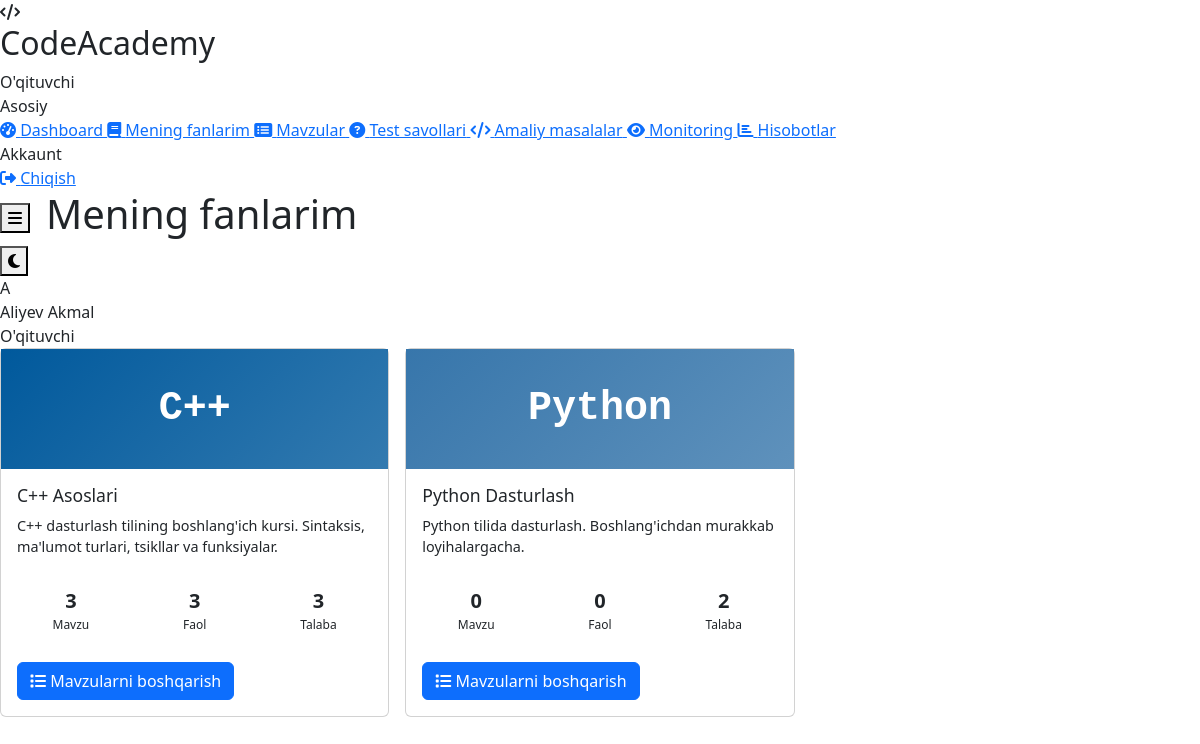
/teacher/my_subjects.php (signed in), run on the app's committed database.
### tables this page shows
CREATE TABLE `users` (
    `id` INT UNSIGNED AUTO_INCREMENT PRIMARY KEY,
    `full_name` VARCHAR(150) NOT NULL,
    `username` VARCHAR(50) NOT NULL UNIQUE,
    `email` VARCHAR(100) NOT NULL UNIQUE,
    `password` VARCHAR(255) NOT NULL,
    `role` ENUM('admin', 'teacher', 'student') NOT NULL DEFAULT 'student',
    `avatar` VARCHAR(255) DEFAULT 'default.png',
    `phone` VARCHAR(20) DEFAULT NULL,
    `status` ENUM('active', 'blocked', 'pending') NOT NULL DEFAULT 'active',
    `language` ENUM('uz', 'ru', 'en') NOT NULL DEFAULT 'uz',
    `last_login` TIMESTAMP NULL DEFAULT NULL,
    `created_at` TIMESTAMP DEFAULT CURRENT_TIMESTAMP,
    `updated_at` TIMESTAMP DEFAULT CURRENT_TIMESTAMP ON UPDATE CURRENT_TIMESTAMP,
    INDEX `idx_role` (`role`),
    INDEX `idx_status` (`status`)
);

CREATE TABLE `subjects` (
    `id` INT UNSIGNED AUTO_INCREMENT PRIMARY KEY,
    `name` VARCHAR(150) NOT NULL,
    `description` TEXT,
    `programming_language` ENUM('cpp', 'java', 'python', 'javascript', 'php', 'csharp') NOT NULL,
    `image` VARCHAR(255) DEFAULT 'default-subject.jpg',
    `created_by` INT UNSIGNED NOT NULL,
    `status` ENUM('active', 'inactive') DEFAULT 'active',
    `created_at` TIMESTAMP DEFAULT CURRENT_TIMESTAMP,
    `updated_at` TIMESTAMP DEFAULT CURRENT_TIMESTAMP ON UPDATE CURRENT_TIMESTAMP,
    FOREIGN KEY (`created_by`) REFERENCES `users`(`id`) ON DELETE CASCADE,
    INDEX `idx_language` (`programming_language`)
);

### includes/auth.php (called while the page is built, shortened)
<?php
require_once __DIR__ . '/db.php';
class Auth {
    public static function isLoggedIn() {
        return true;
    }
    public static function user() {
        return db()->fetchOne("SELECT * FROM users WHERE id = ?", [$_SESSION['user_id']]);
    }
}

### includes/db.php (called while the page is built, shortened)
<?php
class Database {
    private static $instance = null;
    private $pdo;
    private function __construct() {
        try {
            $dsn = "mysql:host=" . DB_HOST . ";dbname=" . DB_NAME . ";charset=" . DB_CHARSET;
            $options = [
                PDO::ATTR_ERRMODE => PDO::ERRMODE_EXCEPTION,
                PDO::ATTR_DEFAULT_FETCH_MODE => PDO::FETCH_ASSOC,
                PDO::ATTR_EMULATE_PREPARES => false,
                PDO::MYSQL_ATTR_INIT_COMMAND => "SET NAMES utf8mb4 COLLATE utf8mb4_unicode_ci"
            ];
            $this->pdo = new PDO($dsn, DB_USER, DB_PASS, $options);
        } catch (PDOException $e) {
            if (DEBUG_MODE) {
                die("Database ulanish xatosi: " . $e->getMessage());
            } else {
                die("Database bilan ulanishda xatolik yuz berdi.");
            }
        }
    }
    public static function getInstance() {
        if (self::$instance === null) {
            self::$instance = new self();
        }
        return self::$instance;
    }
    public function query($sql, $params = []) {
        $stmt = $this->pdo->prepare($sql);
        $stmt->execute($params);
        return $stmt;
    }
    public function fetchOne($sql, $params = []) {
        return $this->query($sql, $params)->fetch();
    }
    public function fetchAll($sql, $params = []) {
        return $this->query($sql, $params)->fetchAll();
    }
}
function db() {
    return Database::getInstance();
}

### includes/functions.php (called while the page is built, shortened)
<?php
function e($string) {
    return htmlspecialchars($string ?? '', ENT_QUOTES, 'UTF-8');
}

### teacher/my_subjects.php (the view, shortened to what this page needs)
<?php
$pageTitle = 'Mening fanlarim';
require_once __DIR__ . '/../includes/auth.php';
require_once __DIR__ . '/../includes/functions.php';
$teacherId = $_SESSION['user_id'];
$subjects = db()->fetchAll(
    "SELECT s.*,
        (SELECT COUNT(*) FROM subject_students ss WHERE ss.subject_id = s.id) as student_count,
        (SELECT COUNT(*) FROM topics t WHERE t.subject_id = s.id) as topic_count,
        (SELECT COUNT(*) FROM topics t WHERE t.subject_id = s.id AND t.status = 'published') as published_count
     FROM subjects s
     JOIN subject_teachers st ON s.id = st.subject_id
     WHERE st.teacher_id = ?
     ORDER BY s.name", [$teacherId]
);
require_once __DIR__ . '/../includes/header.php';
?>
<?php if (empty($subjects)): ?>
    <div class="card">
        <div class="card-body" style="text-align: center; padding: 3rem;">
            <i class="fas fa-book" style="font-size: 3rem; color: var(--text-tertiary);"></i>
            <h3 style="color: var(--text-tertiary); margin-top: 1rem;">Hech qanday fan biriktirilmagan</h3>
            <p style="color: var(--text-tertiary);">Administrator sizga fanlarni biriktirishini kuting</p>
        </div>
    </div>
<?php else: ?>
    <?php
    $langColors = [
        'cpp' => '#00599C', 'java' => '#ED8B00', 'python' => '#3776AB',
        'javascript' => '#F7DF1E', 'php' => '#777BB4', 'csharp' => '#239120'
    ];
    $langNames = [
        'cpp' => 'C++', 'java' => 'Java', 'python' => 'Python',
        'javascript' => 'JavaScript', 'php' => 'PHP', 'csharp' => 'C#'
    ];
    ?>
    <div class="row g-3">
        <?php foreach ($subjects as $s):
            $color = $langColors[$s['programming_language']] ?? '#666';
            $langName = $langNames[$s['programming_language']] ?? $s['programming_language'];
        ?>
            <div class="col-lg-4 col-md-6">
                <div class="card" style="height: 100%;">
                    <div style="height: 120px; background: linear-gradient(135deg, <?= $color ?>, <?= $color ?>cc); display: flex; align-items: center; justify-content: center; color: white; font-size: 2.5rem; font-weight: 700; font-family: 'JetBrains Mono', monospace;">
                        <?= $langName ?>
                    </div>
                    <div class="card-body">
                        <h3 style="margin-bottom: 0.5rem; font-size: 1.1rem;"><?= e($s['name']) ?></h3>
                        <p style="color: var(--text-tertiary); font-size: 0.9rem; min-height: 3em;">
                            <?= e(mb_substr($s['description'], 0, 100)) ?><?= mb_strlen($s['description']) > 100 ? '...' : '' ?>
                        </p>
                        <div style="display: flex; gap: 1rem; padding: 0.75rem 0; border-top: 1px solid var(--border); border-bottom: 1px solid var(--border); margin-bottom: 1rem;">
                            <div style="text-align: center; flex: 1;">
                                <div style="font-size: 1.25rem; font-weight: 700;"><?= $s['topic_count'] ?></div>
                                <div style="font-size: 0.75rem; color: var(--text-tertiary);">Mavzu</div>
                            </div>
                            <div style="text-align: center; flex: 1;">
                                <div style="font-size: 1.25rem; font-weight: 700; color: var(--success);"><?= $s['published_count'] ?></div>
                                <div style="font-size: 0.75rem; color: var(--text-tertiary);">Faol</div>
                            </div>
                            <div style="text-align: center; flex: 1;">
                                <div style="font-size: 1.25rem; font-weight: 700;"><?= $s['student_count'] ?></div>
                                <div style="font-size: 0.75rem; color: var(--text-tertiary);">Talaba</div>
                            </div>
                        </div>
                        <a href="<?= SITE_URL ?>/teacher/topics.php?subject_id=<?= $s['id'] ?>"
                           class="btn btn-primary btn-block">
                            <i class="fas fa-list"></i> Mavzularni boshqarish
                        </a>
                    </div>
                </div>
            </div>
        <?php endforeach; ?>
    </div>
<?php endif; ?>
<?php require_once __DIR__ . '/../includes/footer.php'; ?>

### includes/header.php (shortened to what this page needs)
<?php
require_once __DIR__ . '/auth.php';
require_once __DIR__ . '/functions.php';
$user = Auth::user();
$role = $user['role'];
$currentPage = basename($_SERVER['PHP_SELF']);
$pageTitle = $pageTitle ?? 'Dashboard';
$menus = [
    'admin' => [
        ['url' => 'dashboard.php', 'icon' => 'fa-tachometer-alt', 'title' => 'Dashboard'],
        ['url' => 'users.php', 'icon' => 'fa-users', 'title' => 'Foydalanuvchilar'],
        ['url' => 'subjects.php', 'icon' => 'fa-book', 'title' => 'Fanlar'],
        ['url' => 'assignments.php', 'icon' => 'fa-link', 'title' => 'Biriktirish'],
        ['url' => 'reports.php', 'icon' => 'fa-chart-bar', 'title' => 'Hisobotlar'],
        ['url' => 'settings.php', 'icon' => 'fa-cog', 'title' => 'Sozlamalar'],
        ['url' => 'logs.php', 'icon' => 'fa-history', 'title' => 'Loglar'],
    ],
    'teacher' => [
        ['url' => 'dashboard.php', 'icon' => 'fa-tachometer-alt', 'title' => 'Dashboard'],
        ['url' => 'my_subjects.php', 'icon' => 'fa-book', 'title' => 'Mening fanlarim'],
        ['url' => 'topics.php', 'icon' => 'fa-list-alt', 'title' => 'Mavzular'],
        ['url' => 'questions.php', 'icon' => 'fa-question-circle', 'title' => 'Test savollari'],
        ['url' => 'tasks.php', 'icon' => 'fa-code', 'title' => 'Amaliy masalalar'],
        ['url' => 'monitoring.php', 'icon' => 'fa-eye', 'title' => 'Monitoring'],
        ['url' => 'reports.php', 'icon' => 'fa-chart-bar', 'title' => 'Hisobotlar'],
    ],
    'student' => [
        ['url' => 'dashboard.php', 'icon' => 'fa-tachometer-alt', 'title' => 'Dashboard'],
        ['url' => 'my_subjects.php', 'icon' => 'fa-book', 'title' => 'Mening fanlarim'],
        ['url' => 'grades.php', 'icon' => 'fa-medal', 'title' => 'Mening baholarim'],
        ['url' => 'my_submissions.php', 'icon' => 'fa-code', 'title' => 'Mening yechimlarim'],
        ['url' => 'ai_assistant.php', 'icon' => 'fa-robot', 'title' => 'AI Yordamchi'],
        ['url' => 'profile.php', 'icon' => 'fa-user', 'title' => 'Profil'],
    ]
];
$menu = $menus[$role] ?? [];
?>
<!DOCTYPE html>
<html lang="uz">
<head>
    <link href="https://cdnjs.cloudflare.com/ajax/libs/font-awesome/6.4.0/css/all.min.css" rel="stylesheet">
    <link href="https://cdn.jsdelivr.net/npm/bootstrap@5.3.0/dist/css/bootstrap.min.css" rel="stylesheet">
    <link rel="stylesheet" href="<?= SITE_URL ?>/assets/css/style.css">
</head>
<body>
    <div class="app-layout">
        <aside class="sidebar">
            <div class="sidebar-header">
                <div class="logo-icon">
                    <i class="fas fa-code"></i>
                </div>
                <div>
                    <h2>CodeAcademy</h2>
                    <span><?php
                        echo $role === 'admin' ? 'Admin Panel'
                            : ($role === 'teacher' ? 'O\'qituvchi' : 'Talaba');
                    ?></span>
                </div>
            </div>
            <nav class="sidebar-nav">
                <div class="sidebar-section">Asosiy</div>
                <?php foreach ($menu as $item): ?>
                    <a href="<?= SITE_URL ?>/<?= $role ?>/<?= $item['url'] ?>"
                       class="sidebar-link <?= $currentPage === $item['url'] ? 'active' : '' ?>">
                        <i class="fas <?= $item['icon'] ?>"></i>
                        <span><?= e($item['title']) ?></span>
                    </a>
                <?php endforeach; ?>
                <div class="sidebar-section">Akkaunt</div>
                <a href="<?= SITE_URL ?>/logout.php" class="sidebar-link"
                   data-confirm="Tizimdan chiqmoqchimisiz?">
                    <i class="fas fa-sign-out-alt"></i>
                    <span>Chiqish</span>
                </a>
            </nav>
        </aside>
        <div class="main-content">
            <header class="top-header">
                <div style="display: flex; align-items: center; gap: 1rem;">
                    <button class="menu-toggle">
                        <i class="fas fa-bars"></i>
                    </button>
                    <h1 class="page-title"><?= e($pageTitle) ?></h1>
                </div>
                <div class="header-actions">
                    <button class="theme-toggle" title="Mavzuni o'zgartirish">
                        <i class="fas fa-moon"></i>
                    </button>
                    <div class="user-menu">
                        <div class="user-avatar">
                            <?= strtoupper(substr($user['full_name'], 0, 1)) ?>
                        </div>
                        <div>
                            <div class="user-name"><?= e($user['full_name']) ?></div>
                            <div class="user-role">
                                <?= $role === 'admin' ? 'Administrator'
                                    : ($role === 'teacher' ? 'O\'qituvchi' : 'Talaba') ?>
                            </div>
                        </div>
                    </div>
                </div>
            </header>
            <main class="page-content fade-in">

### data on the page
users: full_name "A", full_name "Aliyev Akmal"
subjects: programming_language "C++", name "C++ Asoslari", description "C++ dasturlash tilining boshlang'ich kursi. Sintaksis, ma'lumot turlari, tsikllar va funksiyalar.", topic_count "3", published_count "3", student_count "3"
subjects: programming_language "Python", name "Python Dasturlash", description "Python tilida dasturlash. Boshlang'ichdan murakkab loyihalargacha.", topic_count "0", published_count "0", student_count "2"

### other printed values
$item['title'] "Dashboard"
$item['title'] "Mening fanlarim"
$item['title'] "Mavzular"
$item['title'] "Test savollari"
$item['title'] "Amaliy masalalar"
$item['title'] "Monitoring"
$item['title'] "Hisobotlar"
$pageTitle "Mening fanlarim"
